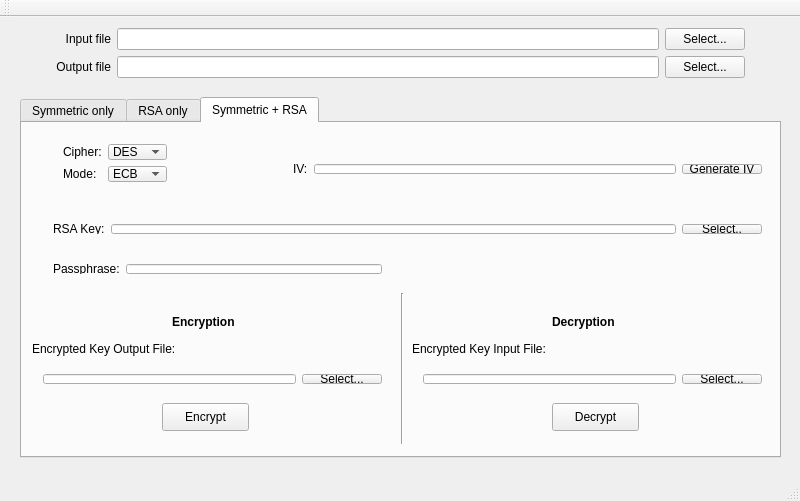
<?xml version="1.0" encoding="UTF-8"?>
<ui version="4.0">
 <class>MainWindow</class>
 <widget class="QMainWindow" name="MainWindow">
  <property name="geometry">
   <rect>
    <x>0</x>
    <y>0</y>
    <width>800</width>
    <height>501</height>
   </rect>
  </property>
  <property name="windowTitle">
   <string>File Cryptography</string>
  </property>
  <widget class="QWidget" name="centralWidget">
   <widget class="QTabWidget" name="tabWidget">
    <property name="geometry">
     <rect>
      <x>20</x>
      <y>80</y>
      <width>761</width>
      <height>361</height>
     </rect>
    </property>
    <property name="currentIndex">
     <number>2</number>
    </property>
    <widget class="QWidget" name="tab_Symm">
     <attribute name="title">
      <string>Symmetric only</string>
     </attribute>
     <widget class="QPushButton" name="pushButtonSymmetricEncrypt">
      <property name="geometry">
       <rect>
        <x>150</x>
        <y>240</y>
        <width>87</width>
        <height>28</height>
       </rect>
      </property>
      <property name="text">
       <string>Encrypt</string>
      </property>
     </widget>
     <widget class="QPushButton" name="pushButtonSymmetricDecrypt">
      <property name="geometry">
       <rect>
        <x>530</x>
        <y>240</y>
        <width>87</width>
        <height>28</height>
       </rect>
      </property>
      <property name="text">
       <string>Decrypt</string>
      </property>
     </widget>
     <widget class="QWidget" name="layoutWidget">
      <property name="geometry">
       <rect>
        <x>30</x>
        <y>40</y>
        <width>126</width>
        <height>60</height>
       </rect>
      </property>
      <layout class="QGridLayout" name="gridLayout_4">
       <item row="0" column="0">
        <widget class="QLabel" name="label_12">
         <property name="text">
          <string>Cipher:</string>
         </property>
        </widget>
       </item>
       <item row="0" column="1">
        <widget class="QComboBox" name="comboBoxCipher">
         <item>
          <property name="text">
           <string>DES</string>
          </property>
         </item>
         <item>
          <property name="text">
           <string>AES128</string>
          </property>
         </item>
         <item>
          <property name="text">
           <string>AES192</string>
          </property>
         </item>
         <item>
          <property name="text">
           <string>AES256</string>
          </property>
         </item>
        </widget>
       </item>
       <item row="1" column="0">
        <widget class="QLabel" name="label_13">
         <property name="text">
          <string>Mode:</string>
         </property>
        </widget>
       </item>
       <item row="1" column="1">
        <widget class="QComboBox" name="comboBoxMode">
         <item>
          <property name="text">
           <string>ECB</string>
          </property>
         </item>
         <item>
          <property name="text">
           <string>CBC</string>
          </property>
         </item>
         <item>
          <property name="text">
           <string>CFB</string>
          </property>
         </item>
         <item>
          <property name="text">
           <string>OFB</string>
          </property>
         </item>
        </widget>
       </item>
      </layout>
     </widget>
     <widget class="QWidget" name="layoutWidget">
      <property name="geometry">
       <rect>
        <x>30</x>
        <y>120</y>
        <width>701</width>
        <height>68</height>
       </rect>
      </property>
      <layout class="QGridLayout" name="gridLayout_5">
       <item row="0" column="0">
        <widget class="QLabel" name="label_14">
         <property name="text">
          <string>Key:</string>
         </property>
        </widget>
       </item>
       <item row="0" column="1">
        <widget class="QLineEdit" name="lineEditSymmetricKey"/>
       </item>
       <item row="0" column="2">
        <widget class="QPushButton" name="pushButtonGenerateKey">
         <property name="text">
          <string>Generate Key</string>
         </property>
        </widget>
       </item>
       <item row="1" column="0">
        <widget class="QLabel" name="label_15">
         <property name="text">
          <string>IV:</string>
         </property>
        </widget>
       </item>
       <item row="1" column="1">
        <widget class="QLineEdit" name="lineEditIV"/>
       </item>
       <item row="1" column="2">
        <widget class="QPushButton" name="pushButtonGenerateIV">
         <property name="text">
          <string>Generate IV</string>
         </property>
        </widget>
       </item>
      </layout>
     </widget>
     <zorder>layoutWidget</zorder>
     <zorder>layoutWidget</zorder>
     <zorder>pushButtonSymmetricEncrypt</zorder>
     <zorder>pushButtonSymmetricDecrypt</zorder>
    </widget>
    <widget class="QWidget" name="tab_RSA">
     <attribute name="title">
      <string>RSA only</string>
     </attribute>
     <widget class="QPushButton" name="pushButtonRsaEncrypt">
      <property name="geometry">
       <rect>
        <x>140</x>
        <y>190</y>
        <width>98</width>
        <height>31</height>
       </rect>
      </property>
      <property name="text">
       <string>Encrypt</string>
      </property>
     </widget>
     <widget class="QPushButton" name="pushButtonRsaDecrypt">
      <property name="geometry">
       <rect>
        <x>500</x>
        <y>190</y>
        <width>98</width>
        <height>31</height>
       </rect>
      </property>
      <property name="text">
       <string>Decrypt</string>
      </property>
     </widget>
     <widget class="QWidget" name="layoutWidget">
      <property name="geometry">
       <rect>
        <x>10</x>
        <y>40</y>
        <width>741</width>
        <height>74</height>
       </rect>
      </property>
      <layout class="QGridLayout" name="gridLayout">
       <item row="0" column="0">
        <widget class="QRadioButton" name="radioButtonRsaPublicKey">
         <property name="text">
          <string>Public Key</string>
         </property>
         <property name="checked">
          <bool>true</bool>
         </property>
        </widget>
       </item>
       <item row="0" column="1">
        <widget class="QLineEdit" name="lineEditPublicKey">
         <property name="readOnly">
          <bool>false</bool>
         </property>
        </widget>
       </item>
       <item row="0" column="2">
        <widget class="QPushButton" name="pushButtonRsaPublicKey">
         <property name="text">
          <string>Select..</string>
         </property>
        </widget>
       </item>
       <item row="1" column="0">
        <widget class="QRadioButton" name="radioButtonRsaPrivateKey">
         <property name="text">
          <string>Private Key</string>
         </property>
        </widget>
       </item>
       <item row="1" column="1">
        <widget class="QLineEdit" name="lineEditPrivateKey">
         <property name="enabled">
          <bool>false</bool>
         </property>
         <property name="readOnly">
          <bool>false</bool>
         </property>
        </widget>
       </item>
       <item row="1" column="2">
        <widget class="QPushButton" name="pushButtonRsaPrivateKey">
         <property name="enabled">
          <bool>false</bool>
         </property>
         <property name="text">
          <string>Select..</string>
         </property>
        </widget>
       </item>
      </layout>
     </widget>
    </widget>
    <widget class="QWidget" name="tab">
     <attribute name="title">
      <string>Symmetric + RSA</string>
     </attribute>
     <widget class="QPushButton" name="pushButtonSymmetricEncrypt_2">
      <property name="geometry">
       <rect>
        <x>140</x>
        <y>280</y>
        <width>87</width>
        <height>28</height>
       </rect>
      </property>
      <property name="text">
       <string>Encrypt</string>
      </property>
     </widget>
     <widget class="QPushButton" name="pushButtonSymmetricDecrypt_2">
      <property name="geometry">
       <rect>
        <x>530</x>
        <y>280</y>
        <width>87</width>
        <height>28</height>
       </rect>
      </property>
      <property name="text">
       <string>Decrypt</string>
      </property>
     </widget>
     <widget class="QLabel" name="label_7">
      <property name="geometry">
       <rect>
        <x>390</x>
        <y>210</y>
        <width>251</width>
        <height>31</height>
       </rect>
      </property>
      <property name="text">
       <string>Encrypted Key Input File:</string>
      </property>
     </widget>
     <widget class="Line" name="line">
      <property name="geometry">
       <rect>
        <x>370</x>
        <y>170</y>
        <width>20</width>
        <height>151</height>
       </rect>
      </property>
      <property name="orientation">
       <enum>Qt::Vertical</enum>
      </property>
     </widget>
     <widget class="QLabel" name="label_8">
      <property name="geometry">
       <rect>
        <x>10</x>
        <y>210</y>
        <width>171</width>
        <height>31</height>
       </rect>
      </property>
      <property name="text">
       <string>Encrypted Key Output File:</string>
      </property>
     </widget>
     <widget class="QLabel" name="label_10">
      <property name="geometry">
       <rect>
        <x>150</x>
        <y>190</y>
        <width>71</width>
        <height>18</height>
       </rect>
      </property>
      <property name="font">
       <font>
        <weight>75</weight>
        <bold>true</bold>
       </font>
      </property>
      <property name="text">
       <string>Encryption</string>
      </property>
     </widget>
     <widget class="QLabel" name="label_11">
      <property name="geometry">
       <rect>
        <x>530</x>
        <y>190</y>
        <width>71</width>
        <height>18</height>
       </rect>
      </property>
      <property name="font">
       <font>
        <weight>75</weight>
        <bold>true</bold>
       </font>
      </property>
      <property name="text">
       <string>Decryption</string>
      </property>
     </widget>
     <widget class="QWidget" name="layoutWidget">
      <property name="geometry">
       <rect>
        <x>20</x>
        <y>130</y>
        <width>351</width>
        <height>32</height>
       </rect>
      </property>
      <layout class="QHBoxLayout" name="horizontalLayout">
       <item>
        <widget class="QLabel" name="label_3">
         <property name="text">
          <string>Passphrase:</string>
         </property>
        </widget>
       </item>
       <item>
        <widget class="QLineEdit" name="lineEditPassphrase">
         <property name="echoMode">
          <enum>QLineEdit::Password</enum>
         </property>
        </widget>
       </item>
      </layout>
     </widget>
     <widget class="QWidget" name="layoutWidget">
      <property name="geometry">
       <rect>
        <x>20</x>
        <y>90</y>
        <width>731</width>
        <height>32</height>
       </rect>
      </property>
      <layout class="QHBoxLayout" name="horizontalLayout_2">
       <item>
        <widget class="QLabel" name="label_9">
         <property name="text">
          <string>RSA Key:</string>
         </property>
        </widget>
       </item>
       <item>
        <widget class="QLineEdit" name="lineEditPublicKey_2">
         <property name="readOnly">
          <bool>false</bool>
         </property>
        </widget>
       </item>
       <item>
        <widget class="QPushButton" name="pushButtonRsaPublicKey_2">
         <property name="text">
          <string>Select..</string>
         </property>
        </widget>
       </item>
      </layout>
     </widget>
     <widget class="QWidget" name="layoutWidget">
      <property name="geometry">
       <rect>
        <x>10</x>
        <y>240</y>
        <width>361</width>
        <height>32</height>
       </rect>
      </property>
      <layout class="QHBoxLayout" name="horizontalLayout_3">
       <item>
        <widget class="QLineEdit" name="lineEditOutputKey"/>
       </item>
       <item>
        <widget class="QPushButton" name="pushButtonSaveKey">
         <property name="text">
          <string>Select...</string>
         </property>
        </widget>
       </item>
      </layout>
     </widget>
     <widget class="QWidget" name="layoutWidget">
      <property name="geometry">
       <rect>
        <x>390</x>
        <y>240</y>
        <width>361</width>
        <height>32</height>
       </rect>
      </property>
      <layout class="QHBoxLayout" name="horizontalLayout_4">
       <item>
        <widget class="QLineEdit" name="lineEditInputKey"/>
       </item>
       <item>
        <widget class="QPushButton" name="pushButtonSelectKey">
         <property name="text">
          <string>Select...</string>
         </property>
        </widget>
       </item>
      </layout>
     </widget>
     <widget class="QWidget" name="layoutWidget">
      <property name="geometry">
       <rect>
        <x>30</x>
        <y>10</y>
        <width>126</width>
        <height>60</height>
       </rect>
      </property>
      <layout class="QGridLayout" name="gridLayout_3">
       <item row="0" column="0">
        <widget class="QLabel" name="label_4">
         <property name="text">
          <string>Cipher:</string>
         </property>
        </widget>
       </item>
       <item row="0" column="1">
        <widget class="QComboBox" name="comboBoxCipher_2">
         <item>
          <property name="text">
           <string>DES</string>
          </property>
         </item>
         <item>
          <property name="text">
           <string>3DES2</string>
          </property>
         </item>
         <item>
          <property name="text">
           <string>3DES3</string>
          </property>
         </item>
         <item>
          <property name="text">
           <string>AES128</string>
          </property>
         </item>
         <item>
          <property name="text">
           <string>AES192</string>
          </property>
         </item>
         <item>
          <property name="text">
           <string>AES256</string>
          </property>
         </item>
        </widget>
       </item>
       <item row="1" column="0">
        <widget class="QLabel" name="label_5">
         <property name="text">
          <string>Mode:</string>
         </property>
        </widget>
       </item>
       <item row="1" column="1">
        <widget class="QComboBox" name="comboBoxMode_2">
         <item>
          <property name="text">
           <string>ECB</string>
          </property>
         </item>
         <item>
          <property name="text">
           <string>CBC</string>
          </property>
         </item>
         <item>
          <property name="text">
           <string>CFB</string>
          </property>
         </item>
         <item>
          <property name="text">
           <string>OFB</string>
          </property>
         </item>
        </widget>
       </item>
      </layout>
     </widget>
     <widget class="QWidget" name="layoutWidget">
      <property name="geometry">
       <rect>
        <x>260</x>
        <y>30</y>
        <width>491</width>
        <height>32</height>
       </rect>
      </property>
      <layout class="QHBoxLayout" name="horizontalLayout_5">
       <item>
        <widget class="QLabel" name="label_6">
         <property name="text">
          <string>IV:</string>
         </property>
        </widget>
       </item>
       <item>
        <widget class="QLineEdit" name="lineEditIV_2"/>
       </item>
       <item>
        <widget class="QPushButton" name="pushButtonGenerateIV_2">
         <property name="text">
          <string>Generate IV</string>
         </property>
        </widget>
       </item>
      </layout>
     </widget>
    </widget>
   </widget>
   <widget class="QWidget" name="layoutWidget">
    <property name="geometry">
     <rect>
      <x>45</x>
      <y>0</y>
      <width>711</width>
      <height>74</height>
     </rect>
    </property>
    <layout class="QGridLayout" name="gridLayout_2">
     <item row="0" column="0">
      <widget class="QLabel" name="label">
       <property name="text">
        <string>Input file</string>
       </property>
       <property name="alignment">
        <set>Qt::AlignRight|Qt::AlignTrailing|Qt::AlignVCenter</set>
       </property>
      </widget>
     </item>
     <item row="0" column="1">
      <widget class="QLineEdit" name="lineEditInputFile">
       <property name="readOnly">
        <bool>false</bool>
       </property>
      </widget>
     </item>
     <item row="0" column="2">
      <widget class="QPushButton" name="pushButtonInputFile">
       <property name="text">
        <string>Select...</string>
       </property>
      </widget>
     </item>
     <item row="1" column="0">
      <widget class="QLabel" name="label_2">
       <property name="text">
        <string>Output file</string>
       </property>
       <property name="alignment">
        <set>Qt::AlignRight|Qt::AlignTrailing|Qt::AlignVCenter</set>
       </property>
      </widget>
     </item>
     <item row="1" column="1">
      <widget class="QLineEdit" name="lineEditOutputFile">
       <property name="readOnly">
        <bool>false</bool>
       </property>
      </widget>
     </item>
     <item row="1" column="2">
      <widget class="QPushButton" name="pushButtonOutputFile">
       <property name="text">
        <string>Select...</string>
       </property>
      </widget>
     </item>
    </layout>
   </widget>
  </widget>
  <widget class="QMenuBar" name="menuBar">
   <property name="geometry">
    <rect>
     <x>0</x>
     <y>0</y>
     <width>800</width>
     <height>23</height>
    </rect>
   </property>
  </widget>
  <widget class="QToolBar" name="mainToolBar">
   <attribute name="toolBarArea">
    <enum>TopToolBarArea</enum>
   </attribute>
   <attribute name="toolBarBreak">
    <bool>false</bool>
   </attribute>
  </widget>
  <widget class="QStatusBar" name="statusBar"/>
 </widget>
 <layoutdefault spacing="6" margin="11"/>
 <resources/>
 <connections/>
</ui>
